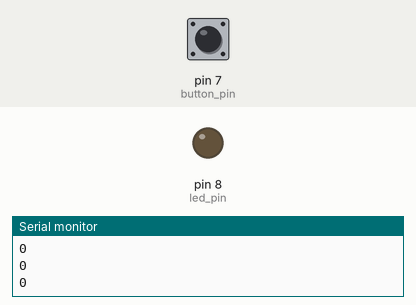
A sketch run on a simulated Arduino Uno, built with avr-gcc and run on an emulated ATmega328P. Parts: output pins drawn as LEDs (lit = HIGH), the last lines printed to the serial monitor. The test bench sets the inputs (shaded band); at power-on: pin 7 (button_pin) LOW.

Above: at 1.2 s.
1.3 s: pin 7 (button_pin) pulled HIGH for 0.15 s
At 2.5 s:
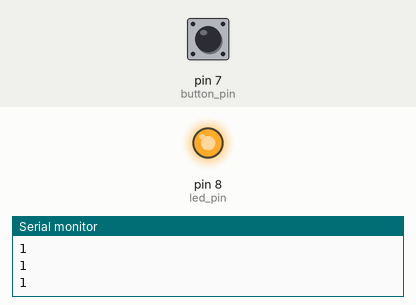
2.9 s: pin 7 (button_pin) pulled HIGH for 1 s
At 4.0 s:
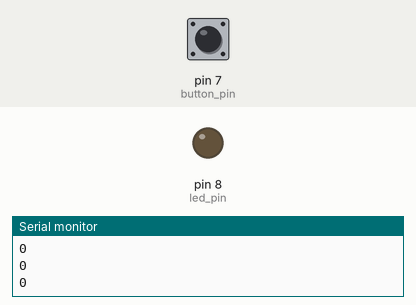
5.4 s: pin 7 (button_pin) pulled HIGH for 3.2 s
At 5.9 s:
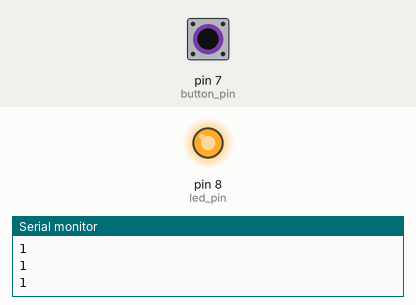
Timing chart, 0 to 8.4 s (numbered marks = the images above; inputs shaded):
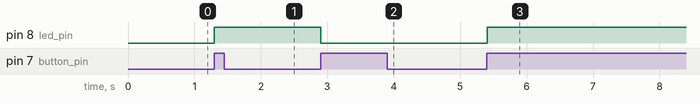

Measured:
- after the input at 1.3 s, pin 8 (led_pin): LOW → HIGH at once
- after the input at 2.9 s, pin 8 (led_pin): HIGH → LOW at once
- after the input at 5.4 s, pin 8 (led_pin): LOW → HIGH at once

The sketch:

push_button_III.ino
```cpp
int led_pin = 8;
int button_pin = 7;
int led_state = 0;
int last_state = 1;
void setup() {
  // put your setup code here, to run once:
  pinMode(led_pin, OUTPUT);
  pinMode(button_pin, INPUT);
  Serial.begin(9600);
}

void loop() {
  // put your main code here, to run repeatedly:
  int current_state = digitalRead(button_pin);
  if (current_state == 1 && last_state == 0) {  // (current_state == 0 && last_state == 1) for falling edge
    led_state = !led_state;                     // this code is raising edge
  }

  Serial.println(led_state);
  digitalWrite(led_pin, led_state);
  last_state = current_state;
  delay(100);

}
```
